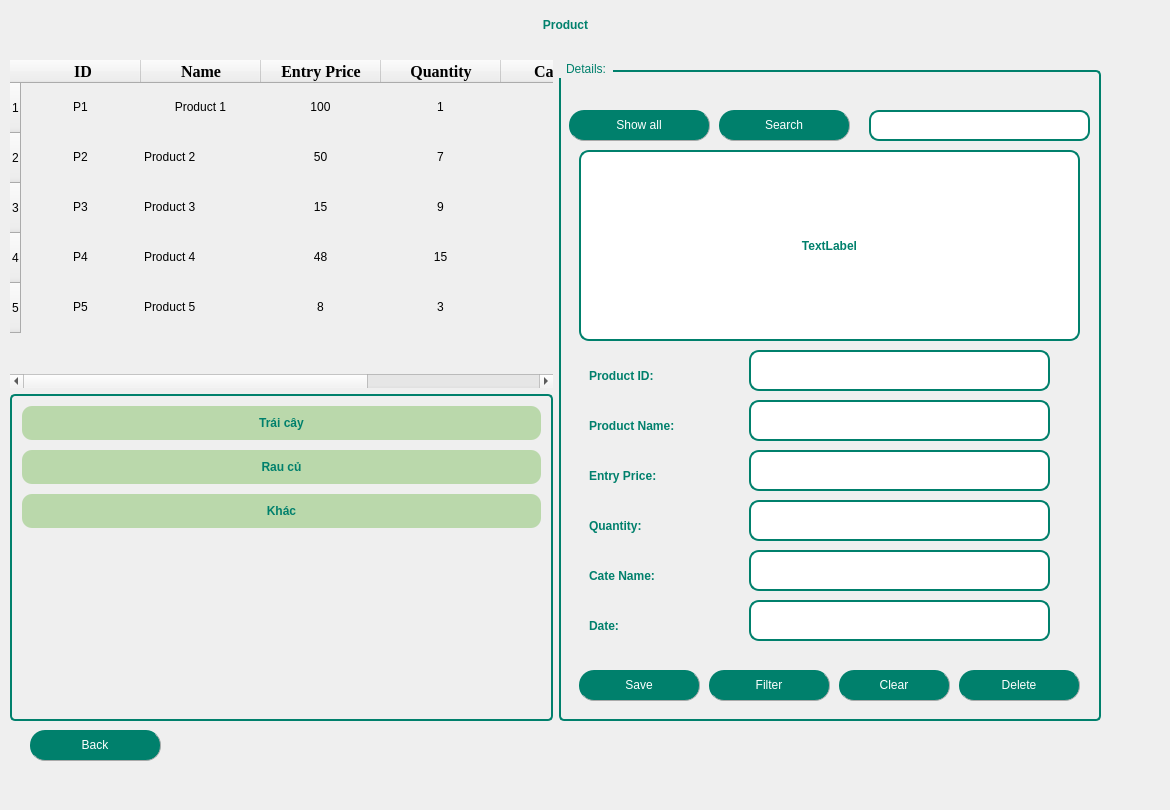
  <widget class="QWidget" name="centralwidget">
   <widget class="QLabel" name="label">
    <property name="geometry">
     <rect>
      <x>30</x>
      <y>0</y>
      <width>1071</width>
      <height>50</height>
     </rect>
    </property>
    <property name="sizePolicy">
     <sizepolicy hsizetype="Expanding" vsizetype="Expanding">
      <horstretch>0</horstretch>
      <verstretch>0</verstretch>
     </sizepolicy>
    </property>
    <property name="maximumSize">
     <size>
      <width>16777215</width>
      <height>50</height>
     </size>
    </property>
    <property name="focusPolicy">
     <enum>Qt::NoFocus</enum>
    </property>
    <property name="autoFillBackground">
     <bool>false</bool>
    </property>
    <property name="styleSheet">
     <string notr="true">QLabel {
	font: bold 22pt &quot;Tahoma&quot;;        /* Cỡ chữ */
    color: #00806c;             /* Màu chữ */
    font-weight: bold;      /* Chữ đậm */

}
</string>
    </property>
    <property name="frameShape">
     <enum>QFrame::NoFrame</enum>
    </property>
    <property name="frameShadow">
     <enum>QFrame::Plain</enum>
    </property>
    <property name="text">
     <string>Product</string>
    </property>
    <property name="scaledContents">
     <bool>false</bool>
    </property>
    <property name="alignment">
     <set>Qt::AlignCenter</set>
    </property>
   </widget>
   <widget class="QLabel" name="labelBackground">
    <property name="geometry">
     <rect>
      <x>0</x>
      <y>-30</y>
      <width>1161</width>
      <height>801</height>
     </rect>
    </property>
    <property name="text">
     <string/>
    </property>
    <property name="textFormat">
     <enum>Qt::PlainText</enum>
    </property>
    <property name="pixmap">
     <pixmap>../images_product/backgrproduct.gif</pixmap>
    </property>
    <property name="scaledContents">
     <bool>true</bool>
    </property>
   </widget>
   <widget class="QPushButton" name="pushButtonBack">
    <property name="geometry">
     <rect>
      <x>30</x>
      <y>730</y>
      <width>131</width>
      <height>31</height>
     </rect>
    </property>
    <property name="styleSheet">
     <string notr="true">QPushButton{
        border-radius: 15px;
		border-right: 1px solid #aaaaaa;
		border-bottom: 1px solid #aaaaaa;
		font: bold 12pt &quot;Tahoma&quot;; /* Chữ in đậm */

}

QPushButton:enabled {
		background-color: #00806c;
		color: White;
}

QPushButton:pressed {
		background-color: #dfc456;
		color: #fffffe;
}


QPushButton:hover:!pressed {
		background-color: #86ad6f;
		color: #0c2f70;
}

QPushButton:disabled {
		background-color: #aaaaaa;
		color: #ffffff;
}
</string>
    </property>
    <property name="text">
     <string>Back</string>
    </property>
    <property name="icon">
     <iconset>
      <normaloff>../images_product/all.png</normaloff>../images_product/all.png</iconset>
    </property>
    <property name="iconSize">
     <size>
      <width>25</width>
      <height>25</height>
     </size>
    </property>
    <property name="checkable">
     <bool>false</bool>
    </property>
    <property name="autoRepeat">
     <bool>false</bool>
    </property>
   </widget>
   <widget class="QWidget" name="horizontalLayoutWidget">
    <property name="geometry">
     <rect>
      <x>10</x>
      <y>60</y>
      <width>1091</width>
      <height>661</height>
     </rect>
    </property>
    <layout class="QHBoxLayout" name="horizontalLayout">
     <property name="sizeConstraint">
      <enum>QLayout::SetMaximumSize</enum>
     </property>
     <item>
      <layout class="QVBoxLayout" name="verticalLayout_3">
       <item>
        <widget class="QTableWidget" name="tableWidgetProduct">
         <property name="enabled">
          <bool>true</bool>
         </property>
         <property name="maximumSize">
          <size>
           <width>700</width>
           <height>900</height>
          </size>
         </property>
         <property name="styleSheet">
          <string notr="true">QTableWidget {
    font: 11pt &quot;Tahoma&quot;;
    background: transparent;
}

QTableWidget::item:hover {
    background-color: white; /* Màu xanh nhạt khi di chuột */
}

QHeaderView::section:hover {
    background-color: #AED6F1; /* Màu xanh dương nhạt khi di chuột vào tiêu đề */
}
</string>
         </property>
         <property name="frameShape">
          <enum>QFrame::NoFrame</enum>
         </property>
         <property name="frameShadow">
          <enum>QFrame::Plain</enum>
         </property>
         <property name="horizontalScrollBarPolicy">
          <enum>Qt::ScrollBarAsNeeded</enum>
         </property>
         <property name="sizeAdjustPolicy">
          <enum>QAbstractScrollArea::AdjustIgnored</enum>
         </property>
         <property name="alternatingRowColors">
          <bool>false</bool>
         </property>
         <property name="selectionMode">
          <enum>QAbstractItemView::ContiguousSelection</enum>
         </property>
         <property name="selectionBehavior">
          <enum>QAbstractItemView::SelectRows</enum>
         </property>
         <property name="verticalScrollMode">
          <enum>QAbstractItemView::ScrollPerItem</enum>
         </property>
         <property name="showGrid">
          <bool>true</bool>
         </property>
         <property name="gridStyle">
          <enum>Qt::SolidLine</enum>
         </property>
         <property name="sortingEnabled">
          <bool>false</bool>
         </property>
         <property name="wordWrap">
          <bool>true</bool>
         </property>
         <property name="cornerButtonEnabled">
          <bool>true</bool>
         </property>
         <attribute name="horizontalHeaderVisible">
          <bool>true</bool>
         </attribute>
         <attribute name="horizontalHeaderCascadingSectionResizes">
          <bool>false</bool>
         </attribute>
         <attribute name="horizontalHeaderDefaultSectionSize">
          <number>120</number>
         </attribute>
         <attribute name="horizontalHeaderHighlightSections">
          <bool>true</bool>
         </attribute>
         <attribute name="horizontalHeaderMinimumSectionSize">
          <number>70</number>
         </attribute>
         <attribute name="verticalHeaderVisible">
          <bool>true</bool>
         </attribute>
         <attribute name="verticalHeaderCascadingSectionResizes">
          <bool>false</bool>
         </attribute>
         <attribute name="verticalHeaderDefaultSectionSize">
          <number>50</number>
         </attribute>
         <attribute name="verticalHeaderHighlightSections">
          <bool>true</bool>
         </attribute>
         <attribute name="verticalHeaderMinimumSectionSize">
          <number>50</number>
         </attribute>
         <attribute name="verticalHeaderShowSortIndicator" stdset="0">
          <bool>false</bool>
         </attribute>
         <attribute name="verticalHeaderStretchLastSection">
          <bool>false</bool>
         </attribute>
         <row>
          <property name="text">
           <string>1</string>
          </property>
         </row>
         <row>
          <property name="text">
           <string>2</string>
          </property>
         </row>
         <row>
          <property name="text">
           <string>3</string>
          </property>
         </row>
         <row>
          <property name="text">
           <string>4</string>
          </property>
         </row>
         <row>
          <property name="text">
           <string>5</string>
          </property>
         </row>
         <column>
          <property name="text">
           <string> ID</string>
          </property>
          <property name="font">
           <font>
            <family>Times New Roman</family>
            <pointsize>12</pointsize>
            <weight>75</weight>
            <bold>true</bold>
           </font>
          </property>
          <property name="textAlignment">
           <set>AlignCenter</set>
          </property>
          <property name="background">
           <color>
            <red>255</red>
            <green>255</green>
            <blue>255</blue>
           </color>
          </property>
         </column>
         <column>
          <property name="text">
           <string>Name</string>
          </property>
          <property name="font">
           <font>
            <family>Times New Roman</family>
            <pointsize>12</pointsize>
            <weight>75</weight>
            <bold>true</bold>
           </font>
          </property>
          <property name="textAlignment">
           <set>AlignCenter</set>
          </property>
         </column>
         <column>
          <property name="text">
           <string>Entry Price</string>
          </property>
          <property name="font">
           <font>
            <family>Times New Roman</family>
            <pointsize>12</pointsize>
            <weight>75</weight>
            <bold>true</bold>
           </font>
          </property>
          <property name="textAlignment">
           <set>AlignCenter</set>
          </property>
         </column>
         <column>
          <property name="text">
           <string>Quantity</string>
          </property>
          <property name="font">
           <font>
            <family>Times New Roman</family>
            <pointsize>12</pointsize>
            <weight>75</weight>
            <bold>true</bold>
           </font>
          </property>
          <property name="textAlignment">
           <set>AlignCenter</set>
          </property>
         </column>
         <column>
          <property name="text">
           <string>Cate ID</string>
          </property>
          <property name="font">
           <font>
            <family>Times New Roman</family>
            <pointsize>12</pointsize>
            <weight>75</weight>
            <bold>true</bold>
           </font>
          </property>
          <property name="textAlignment">
           <set>AlignCenter</set>
          </property>
         </column>
         <column>
          <property name="text">
           <string>Date</string>
          </property>
          <property name="font">
           <font>
            <family>Times New Roman</family>
            <pointsize>12</pointsize>
            <weight>75</weight>
            <bold>true</bold>
           </font>
          </property>
          <property name="textAlignment">
           <set>AlignCenter</set>
          </property>
         </column>
         <item row="0" column="0">
          <property name="text">
           <string>P1</string>
          </property>
          <property name="textAlignment">
           <set>AlignCenter</set>
          </property>
         </item>
         <item row="0" column="1">
          <property name="text">
           <string>Product 1</string>
          </property>
          <property name="textAlignment">
           <set>AlignCenter</set>
          </property>
         </item>
         <item row="0" column="2">
          <property name="text">
           <string>100</string>
          </property>
          <property name="textAlignment">
           <set>AlignCenter</set>
          </property>
         </item>
         <item row="0" column="3">
          <property name="text">
           <string>1</string>
          </property>
          <property name="textAlignment">
           <set>AlignCenter</set>
          </property>
         </item>
         <item row="0" column="4">
          <property name="text">
           <string>C1</string>
          </property>
          <property name="textAlignment">
           <set>AlignCenter</set>
          </property>
         </item>
         <item row="1" column="0">
          <property name="text">
           <string>P2</string>
          </property>
          <property name="textAlignment">
           <set>AlignCenter</set>
          </property>
         </item>
         <item row="1" column="1">
          <property name="text">
           <string>Product 2</string>
          </property>
         </item>
         <item row="1" column="2">
          <property name="text">
           <string>50</string>
          </property>
          <property name="textAlignment">
           <set>AlignCenter</set>
          </property>
         </item>
         <item row="1" column="3">
          <property name="text">
           <string>7</string>
          </property>
          <property name="textAlignment">
           <set>AlignCenter</set>
          </property>
         </item>
         <item row="1" column="4">
          <property name="text">
           <string>C2</string>
          </property>
          <property name="textAlignment">
           <set>AlignCenter</set>
          </property>
         </item>
         <item row="2" column="0">
          <property name="text">
           <string>P3</string>
          </property>
          <property name="textAlignment">
           <set>AlignCenter</set>
          </property>
         </item>
         <item row="2" column="1">
          <property name="text">
           <string>Product 3</string>
          </property>
         </item>
         <item row="2" column="2">
          <property name="text">
           <string>15</string>
          </property>
          <property name="textAlignment">
           <set>AlignCenter</set>
          </property>
         </item>
         <item row="2" column="3">
          <property name="text">
           <string>9</string>
          </property>
          <property name="textAlignment">
           <set>AlignCenter</set>
          </property>
         </item>
         <item row="2" column="4">
          <property name="text">
           <string>C2</string>
          </property>
          <property name="textAlignment">
           <set>AlignCenter</set>
          </property>
         </item>
         <item row="3" column="0">
          <property name="text">
           <string>P4</string>
          </property>
          <property name="textAlignment">
           <set>AlignCenter</set>
          </property>
         </item>
         <item row="3" column="1">
          <property name="text">
           <string>Product 4</string>
          </property>
         </item>
         <item row="3" column="2">
          <property name="text">
           <string>48</string>
          </property>
          <property name="textAlignment">
           <set>AlignCenter</set>
          </property>
         </item>
         <item row="3" column="3">
          <property name="text">
           <string>15</string>
          </property>
          <property name="textAlignment">
           <set>AlignCenter</set>
          </property>
         </item>
         <item row="3" column="4">
          <property name="text">
           <string>C3</string>
          </property>
          <property name="textAlignment">
           <set>AlignCenter</set>
          </property>
         </item>
         <item row="4" column="0">
          <property name="text">
           <string>P5</string>
          </property>
          <property name="textAlignment">
           <set>AlignCenter</set>
          </property>
         </item>
         <item row="4" column="1">
          <property name="text">
           <string>Product 5</string>
          </property>
         </item>
         <item row="4" column="2">
          <property name="text">
           <string>8</string>
          </property>
          <property name="textAlignment">
           <set>AlignCenter</set>
          </property>
         </item>
         <item row="4" column="3">
          <property name="text">
           <string>3</string>
          </property>
          <property name="textAlignment">
           <set>AlignCenter</set>
          </property>
         </item>
         <item row="4" column="4">
          <property name="text">
           <string>C1</string>
          </property>
          <property name="textAlignment">
           <set>AlignCenter</set>
          </property>
         </item>
        </widget>
       </item>
       <item>
        <widget class="QListWidget" name="listWidgetCategory">
         <property name="enabled">
          <bool>true</bool>
         </property>
         <property name="maximumSize">
          <size>
           <width>700</width>
           <height>500</height>
          </size>
         </property>
         <property name="styleSheet">
          <string notr="true">QListWidget {
    border: 2px solid #00806c;  /* Viền xanh đậm */
    border-radius: 5px;  /* Bo góc nhẹ */
	background: transparent;
    font: bold 12pt &quot;Tahoma&quot;; /* Font chữ đậm */
    color: #00806c; /* Chữ xanh đậm */
    padding: 5px;
}

QListWidget::item {
    padding: 10px;
    border-radius: 10px; /* Bo góc item */
    background-color: rgb(186, 216, 171); /* Màu xanh nhạt */
    color: #00806c; /* Chữ xanh đậm */
    margin: 5px;
    text-align: center;
    transition: background 0.2s ease-in-out, color 0.2s ease-in-out;
}

QListWidget::item:hover {
    background: white; /* Khi di chuột vào, nền trắng */
    color: #00806c; /* Giữ chữ xanh đậm */
}

QListWidget::item:selected,
QListWidget::item:selected:active {
    background: #00806c; /* Nền xanh đậm khi chọn */
    color: white; /* Chữ trắng nổi bật */
    font-weight: bold;
    border: none; /* Bỏ viền */
    outline: none; /* Không hiển thị đường viền focus */
}
</string>
         </property>
         <property name="frameShape">
          <enum>QFrame::NoFrame</enum>
         </property>
         <property name="verticalScrollBarPolicy">
          <enum>Qt::ScrollBarAsNeeded</enum>
         </property>
         <property name="horizontalScrollBarPolicy">
          <enum>Qt::ScrollBarAsNeeded</enum>
         </property>
         <property name="flow">
          <enum>QListView::TopToBottom</enum>
         </property>
         <item>
          <property name="text">
           <string>Trái cây</string>
          </property>
          <property name="font">
           <font>
            <family>Tahoma</family>
            <weight>75</weight>
            <bold>true</bold>
           </font>
          </property>
          <property name="textAlignment">
           <set>AlignCenter</set>
          </property>
         </item>
         <item>
          <property name="text">
           <string>Rau củ</string>
          </property>
          <property name="font">
           <font>
            <family>Tahoma</family>
            <weight>75</weight>
            <bold>true</bold>
           </font>
          </property>
          <property name="textAlignment">
           <set>AlignCenter</set>
          </property>
         </item>
         <item>
          <property name="text">
           <string>Khác</string>
          </property>
          <property name="font">
           <font>
            <family>Tahoma</family>
            <weight>75</weight>
            <bold>true</bold>
           </font>
          </property>
          <property name="textAlignment">
           <set>AlignCenter</set>
          </property>
         </item>
        </widget>
       </item>
      </layout>
     </item>
     <item>
      <widget class="QGroupBox" name="groupBox">
       <property name="sizePolicy">
        <sizepolicy hsizetype="Expanding" vsizetype="Expanding">
         <horstretch>0</horstretch>
         <verstretch>0</verstretch>
        </sizepolicy>
       </property>
       <property name="maximumSize">
        <size>
         <width>700</width>
         <height>700</height>
        </size>
       </property>
       <property name="styleSheet">
        <string notr="true">QGroupBox {
    border: 2px solid #00806c; /* Viền xanh đậm */
    border-radius: 5px; /* Bo góc nhẹ */
    margin-top: 10px; /* Đẩy tiêu đề lên trên viền */
    font: bold 14pt &quot;Tahoma&quot;; /* Chữ in đậm */
    color: #00806c; /* Màu chữ xanh ngọc */

}

QGroupBox::title {
    subcontrol-origin: margin;
    subcontrol-position: top left; /* Tiêu đề nằm góc trái */
    padding: 2px 5px;
    border-radius: 3px;
}
QLabel {
	font: bold 12pt &quot;Tahoma&quot;;        /* Cỡ chữ */
    color: #00806c;             /* Màu chữ */
    font-weight: bold;      /* Chữ đậm */

}
QLineEdit {
    border: 2px solid #00806c; /* Viền xanh lá đậm */
    border-radius: 10px;       /* Bo tròn góc */
    padding: 5px;              /* Khoảng cách nội dung với viền */
    background-color: white;   /* Nền trắng */
	 font-size: 15px;        /* Cỡ chữ */
}</string>
       </property>
       <property name="title">
        <string>Details:</string>
       </property>
       <property name="alignment">
        <set>Qt::AlignLeading|Qt::AlignLeft|Qt::AlignVCenter</set>
       </property>
       <widget class="QLabel" name="label_2">
        <property name="geometry">
         <rect>
          <x>30</x>
          <y>300</y>
          <width>131</width>
          <height>31</height>
         </rect>
        </property>
        <property name="text">
         <string>Product ID:</string>
        </property>
       </widget>
       <widget class="QLineEdit" name="lineEditProductID">
        <property name="geometry">
         <rect>
          <x>190</x>
          <y>290</y>
          <width>301</width>
          <height>41</height>
         </rect>
        </property>
        <property name="echoMode">
         <enum>QLineEdit::Normal</enum>
        </property>
        <property name="clearButtonEnabled">
         <bool>true</bool>
        </property>
       </widget>
       <widget class="QLabel" name="label_3">
        <property name="geometry">
         <rect>
          <x>30</x>
          <y>350</y>
          <width>151</width>
          <height>31</height>
         </rect>
        </property>
        <property name="text">
         <string>Product Name:</string>
        </property>
       </widget>
       <widget class="QLineEdit" name="lineEditProductName">
        <property name="geometry">
         <rect>
          <x>190</x>
          <y>340</y>
          <width>301</width>
          <height>41</height>
         </rect>
        </property>
        <property name="clearButtonEnabled">
         <bool>true</bool>
        </property>
       </widget>
       <widget class="QLineEdit" name="lineEditPrice">
        <property name="geometry">
         <rect>
          <x>190</x>
          <y>390</y>
          <width>301</width>
          <height>41</height>
         </rect>
        </property>
        <property name="clearButtonEnabled">
         <bool>true</bool>
        </property>
       </widget>
       <widget class="QLabel" name="label_4">
        <property name="geometry">
         <rect>
          <x>30</x>
          <y>400</y>
          <width>121</width>
          <height>31</height>
         </rect>
        </property>
        <property name="text">
         <string>Entry Price:</string>
        </property>
       </widget>
       <widget class="QLineEdit" name="lineEditQuantity">
        <property name="geometry">
         <rect>
          <x>190</x>
          <y>440</y>
          <width>301</width>
          <height>41</height>
         </rect>
        </property>
        <property name="clearButtonEnabled">
         <bool>true</bool>
        </property>
       </widget>
       <widget class="QLabel" name="label_5">
        <property name="geometry">
         <rect>
          <x>30</x>
          <y>450</y>
          <width>121</width>
          <height>31</height>
         </rect>
        </property>
        <property name="text">
         <string>Quantity:</string>
        </property>
       </widget>
       <widget class="QLineEdit" name="lineEditCateID">
        <property name="geometry">
         <rect>
          <x>190</x>
          <y>490</y>
          <width>301</width>
          <height>41</height>
         </rect>
        </property>
        <property name="clearButtonEnabled">
         <bool>true</bool>
        </property>
       </widget>
       <widget class="QLabel" name="label_6">
        <property name="geometry">
         <rect>
          <x>30</x>
          <y>500</y>
          <width>121</width>
          <height>31</height>
         </rect>
        </property>
        <property name="text">
         <string>Cate Name:</string>
        </property>
       </widget>
       <widget class="QPushButton" name="pushButtonSave">
        <property name="geometry">
         <rect>
          <x>20</x>
          <y>610</y>
          <width>121</width>
          <height>31</height>
         </rect>
        </property>
        <property name="styleSheet">
         <string notr="true">QPushButton{
        border-radius: 15px;
		border-right: 1px solid #aaaaaa;
		border-bottom: 1px solid #aaaaaa;
		font: bold 12pt &quot;Tahoma&quot;; /* Chữ in đậm */

}

QPushButton:enabled {
		background-color: #00806c;
		color: White;
}

QPushButton:pressed {
		background-color: #dfc456;
		color: #fffffe;
}


QPushButton:hover:!pressed {
		background-color: #86ad6f;
		color: #0c2f70;
}

QPushButton:disabled {
		background-color: #aaaaaa;
		color: #ffffff;
}
</string>
        </property>
        <property name="text">
         <string>Save</string>
        </property>
        <property name="icon">
         <iconset>
          <normaloff>../images_product/save (2).png</normaloff>../images_product/save (2).png</iconset>
        </property>
        <property name="iconSize">
         <size>
          <width>25</width>
          <height>25</height>
         </size>
        </property>
       </widget>
       <widget class="QPushButton" name="pushButtonClear">
        <property name="geometry">
         <rect>
          <x>280</x>
          <y>610</y>
          <width>111</width>
          <height>31</height>
         </rect>
        </property>
        <property name="styleSheet">
         <string notr="true">QPushButton{
        border-radius: 15px;
		border-right: 1px solid #aaaaaa;
		border-bottom: 1px solid #aaaaaa;
		font: bold 12pt &quot;Tahoma&quot;; /* Chữ in đậm */

}

QPushButton:enabled {
		background-color: #00806c;
		color: White;
}

QPushButton:pressed {
		background-color: #dfc456;
		color: #fffffe;
}


QPushButton:hover:!pressed {
		background-color: #86ad6f;
		color: #0c2f70;
}

QPushButton:disabled {
		background-color: #aaaaaa;
		color: #ffffff;
}
</string>
        </property>
        <property name="text">
         <string>Clear</string>
        </property>
        <property name="icon">
         <iconset>
          <normaloff>../images_product/745192.png</normaloff>../images_product/745192.png</iconset>
        </property>
        <property name="iconSize">
         <size>
          <width>25</width>
          <height>25</height>
         </size>
        </property>
       </widget>
       <widget class="QPushButton" name="pushButtonDelete">
        <property name="geometry">
         <rect>
          <x>400</x>
          <y>610</y>
          <width>121</width>
          <height>31</height>
         </rect>
        </property>
        <property name="styleSheet">
         <string notr="true">QPushButton{
        border-radius: 15px;
		border-right: 1px solid #aaaaaa;
		border-bottom: 1px solid #aaaaaa;
		font: bold 12pt &quot;Tahoma&quot;; /* Chữ in đậm */

}

QPushButton:enabled {
		background-color: #00806c;
		color: White;
}

QPushButton:pressed {
		background-color: #dfc456;
		color: #fffffe;
}


QPushButton:hover:!pressed {
		background-color: #86ad6f;
		color: #0c2f70;
}

QPushButton:disabled {
		background-color: #aaaaaa;
		color: #ffffff;
}
</string>
        </property>
        <property name="text">
         <string>Delete</string>
        </property>
        <property name="icon">
         <iconset>
          <normaloff>../images_product/de.png</normaloff>../images_product/de.png</iconset>
        </property>
        <property name="iconSize">
         <size>
          <width>25</width>
          <height>25</height>
         </size>
        </property>
       </widget>
       <widget class="QPushButton" name="pushButtonFilterDate">
        <property name="geometry">
         <rect>
          <x>150</x>
          <y>610</y>
          <width>121</width>
          <height>31</height>
         </rect>
        </property>
        <property name="styleSheet">
         <string notr="true">QPushButton{
        border-radius: 15px;
		border-right: 1px solid #aaaaaa;
		border-bottom: 1px solid #aaaaaa;
		font: bold 12pt &quot;Tahoma&quot;; /* Chữ in đậm */

}

QPushButton:enabled {
		background-color: #00806c;
		color: White;
}

QPushButton:pressed {
		background-color: #dfc456;
		color: #fffffe;
}


QPushButton:hover:!pressed {
		background-color: #86ad6f;
		color: #0c2f70;
}

QPushButton:disabled {
		background-color: #aaaaaa;
		color: #ffffff;
}
</string>
        </property>
        <property name="text">
         <string>Filter</string>
        </property>
        <property name="icon">
         <iconset>
          <normaloff>../images_product/filter--edit-512.webp</normaloff>../images_product/filter--edit-512.webp</iconset>
        </property>
        <property name="iconSize">
         <size>
          <width>25</width>
          <height>25</height>
         </size>
        </property>
       </widget>
       <widget class="QPushButton" name="pushButtonSearch">
        <property name="geometry">
         <rect>
          <x>160</x>
          <y>50</y>
          <width>131</width>
          <height>31</height>
         </rect>
        </property>
        <property name="styleSheet">
         <string notr="true">QPushButton{
        border-radius: 15px;
		border-right: 1px solid #aaaaaa;
		border-bottom: 1px solid #aaaaaa;
		font: bold 12pt &quot;Tahoma&quot;; /* Chữ in đậm */

}

QPushButton:enabled {
		background-color: #00806c;
		color: White;
}

QPushButton:pressed {
		background-color: #dfc456;
		color: #fffffe;
}


QPushButton:hover:!pressed {
		background-color: #86ad6f;
		color: #0c2f70;
}

QPushButton:disabled {
		background-color: #aaaaaa;
		color: #ffffff;
}
</string>
        </property>
        <property name="text">
         <string>Search</string>
        </property>
        <property name="icon">
         <iconset>
          <normaloff>../images_product/-_Magnifier-Search-Zoom--512.webp</normaloff>../images_product/-_Magnifier-Search-Zoom--512.webp</iconset>
        </property>
        <property name="iconSize">
         <size>
          <width>25</width>
          <height>25</height>
         </size>
        </property>
       </widget>
       <widget class="QPushButton" name="pushButtonShowall">
        <property name="geometry">
         <rect>
          <x>10</x>
          <y>50</y>
          <width>141</width>
          <height>31</height>
         </rect>
        </property>
        <property name="styleSheet">
         <string notr="true">QPushButton{
        border-radius: 15px;
		border-right: 1px solid #aaaaaa;
		border-bottom: 1px solid #aaaaaa;
		font: bold 12pt &quot;Tahoma&quot;; /* Chữ in đậm */

}

QPushButton:enabled {
		background-color: #00806c;
		color: White;
}

QPushButton:pressed {
		background-color: #dfc456;
		color: #fffffe;
}


QPushButton:hover:!pressed {
		background-color: #86ad6f;
		color: #0c2f70;
}

QPushButton:disabled {
		background-color: #aaaaaa;
		color: #ffffff;
}
</string>
        </property>
        <property name="text">
         <string>Show all</string>
        </property>
        <property name="icon">
         <iconset>
          <normaloff>../images_product/ic_fluent_select_all_on_24_regular-512.webp</normaloff>../images_product/ic_fluent_select_all_on_24_regular-512.webp</iconset>
        </property>
        <property name="iconSize">
         <size>
          <width>25</width>
          <height>25</height>
         </size>
        </property>
       </widget>
       <widget class="QLabel" name="label_7">
        <property name="geometry">
         <rect>
          <x>30</x>
          <y>550</y>
          <width>121</width>
          <height>31</height>
         </rect>
        </property>
        <property name="text">
         <string>Date:</string>
        </property>
       </widget>
       <widget class="QLineEdit" name="lineEditDate">
        <property name="geometry">
         <rect>
          <x>190</x>
          <y>540</y>
          <width>301</width>
          <height>41</height>
         </rect>
        </property>
        <property name="clearButtonEnabled">
         <bool>true</bool>
        </property>
       </widget>
       <widget class="QLabel" name="labelPhoto">
        <property name="geometry">
         <rect>
          <x>20</x>
          <y>90</y>
          <width>501</width>
          <height>191</height>
         </rect>
        </property>
        <property name="styleSheet">
         <string notr="true">    QLabel {
        border: 2px solid #00806c;  /* Viền màu xanh lá */
        border-radius: 10px;  /* Bo góc 10px */
        padding: 5px;  /* Tạo khoảng cách nội dung với viền */
		background-color: rgb(255, 255, 255);
		font: bold 12pt &quot;Tahoma&quot;;        /* Cỡ chữ */
    }</string>
        </property>
        <property name="text">
         <string>TextLabel</string>
        </property>
        <property name="alignment">
         <set>Qt::AlignCenter</set>
        </property>
       </widget>
       <widget class="QLineEdit" name="lineEditSearch">
        <property name="geometry">
         <rect>
          <x>310</x>
          <y>50</y>
          <width>221</width>
          <height>31</height>
         </rect>
        </property>
        <property name="clearButtonEnabled">
         <bool>true</bool>
        </property>
       </widget>
      </widget>
     </item>
    </layout>
   </widget>
   <zorder>labelBackground</zorder>
   <zorder>label</zorder>
   <zorder>horizontalLayoutWidget</zorder>
   <zorder>pushButtonBack</zorder>
  </widget>
